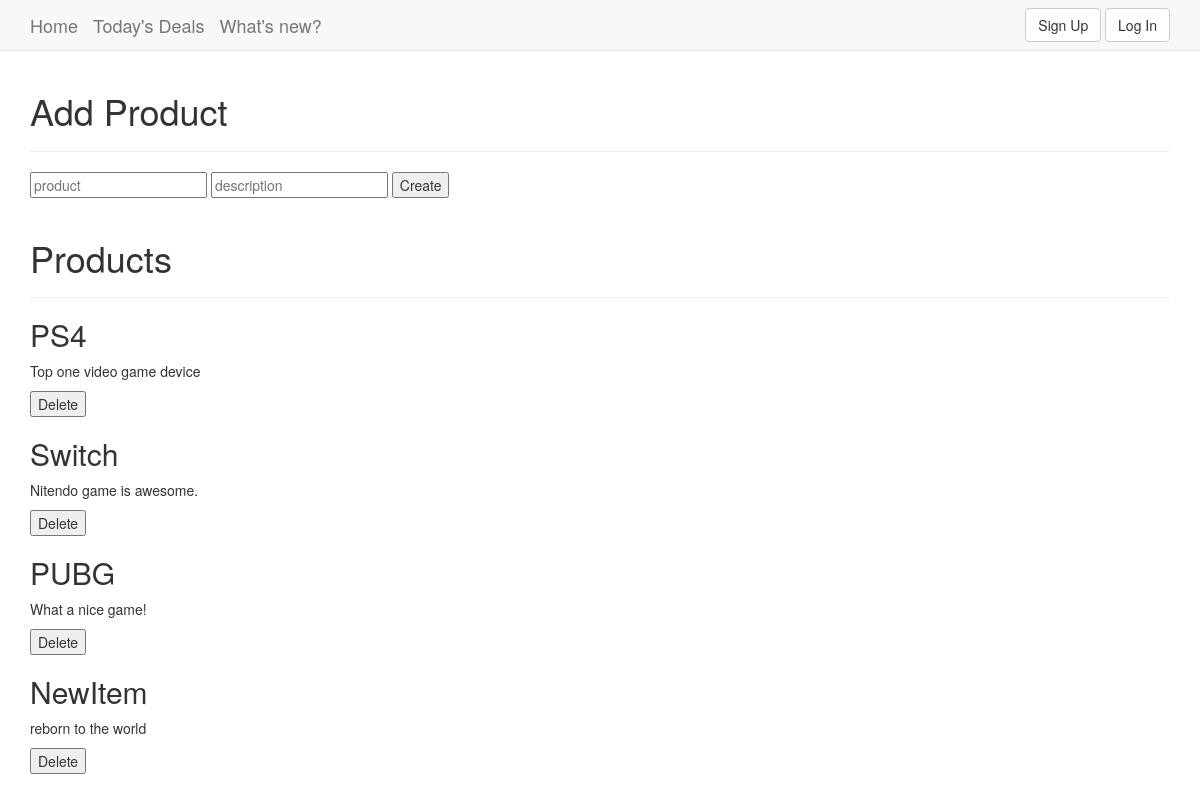
Page /MySales/products/admin/ on the earlier database version.
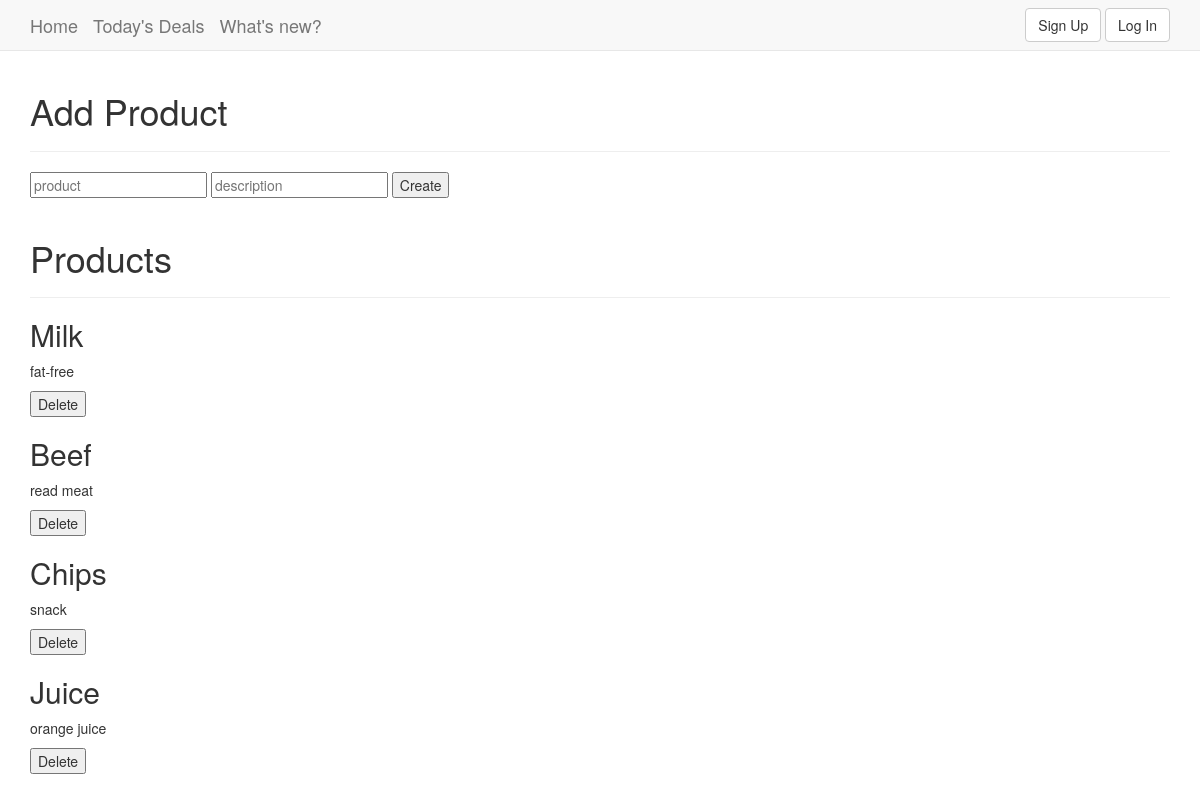
Same page on the later database version.
### products/models.py (models this page shows, shortened)
class Product(models.Model):
	name = models.CharField(max_length = 200)
	description = models.CharField(max_length = 1000)

### products/views.py (the view)
def admin(request):
	products = Product.objects.all()
	return render(request, 'admin-products.html', {'products': products,})

### templates/admin-products.html (shortened to what this page needs)
{% extends 'home.html' %}
{% block function1 %}
	<div class="container" id="new-product">
	    <h1>Add Product</h1>
	    <hr>
	    <input type="text" id="product-name" placeholder="product"/>
	    <input type="text" id="product-description" placeholder="description"/>
	    <input type="submit" id="create-product" value="Create"/>
	</div>
	<br>
{% endblock function1 %}
{% block function2 %}
	<button class="ajax-delete" id="{{p.pk}}">Delete</button>
{% endblock function2 %}

### templates/home.html (shortened to what this page needs)
{% extends 'base.html' %}
{% block body %}
{% block function1 %}
{% endblock function1 %}
<div class="container" id="product-list">
    <h1>Products</h1>
    <hr>
    {% for p in products %}
    <div class="p" product="{{p.id}}">
        <h2>{{p.name}}</h2>
        <p>{{p.description}}</p>
        {% block function2 %}{% endblock function2 %}
    </div>
    {% endfor %}
</div>
{% endblock body %}

### templates/base.html (shortened to what this page needs)
<!DOCTYPE html>
<html>
<head>
    <link rel="stylesheet" href="https://maxcdn.bootstrapcdn.com/bootstrap/3.3.7/css/bootstrap.min.css">
</head>
<body>
    <nav class="navbar navbar-default navbar-static-top" role="navigation">
        <div class="container">
            <div class="navbar-header">
                <a class="navbar-brand" href="{%url 'home'%}">Home</a>
                <a class="navbar-brand" href="#">Today's Deals</a>
                <a class="navbar-brand" href="#">What's new?</a>
            </div>
            <div>
                <form class="navbar-right navbar-form" method="post" action="{% url 'logout' %}">
                    {% if user.is_authenticated %}
                    {% csrf_token %}
                    <input type="hidden" name="next" value="{% url 'home' %}">
                    <label for="greet">Hello, {{user.username}}!&emsp;</label>
                    <button class="btn btn-default" type="submit">Log Out</button>
                    {% else %}
                    <a class="btn btn-default" href="{% url 'signup' %}">Sign Up</a>
                    <a class="btn btn-default" href="{% url 'login' %}">Log In</a>
                    {% endif %}
                </form>
            </div>
        </div>
    </nav>
    {% block body %}
    {% endblock body %}
    {% block script %}
        {% load staticfiles %}
    {% endblock script %}
</body>
</html>

### templates/base.html (style rules this page uses)
body { background-color: lightyellow; }

Differences in the rows shown:
removed Product: name "PS4", description "Top one video game device"
removed Product: name "Switch", description "Nitendo game is awesome."
removed Product: name "PUBG", description "What a nice game!"
removed Product: name "NewItem", description "reborn to the world"
added Product: name "Milk", description "fat-free"
added Product: name "Beef", description "read meat"
added Product: name "Chips", description "snack"
added Product: name "Juice", description "orange juice"
